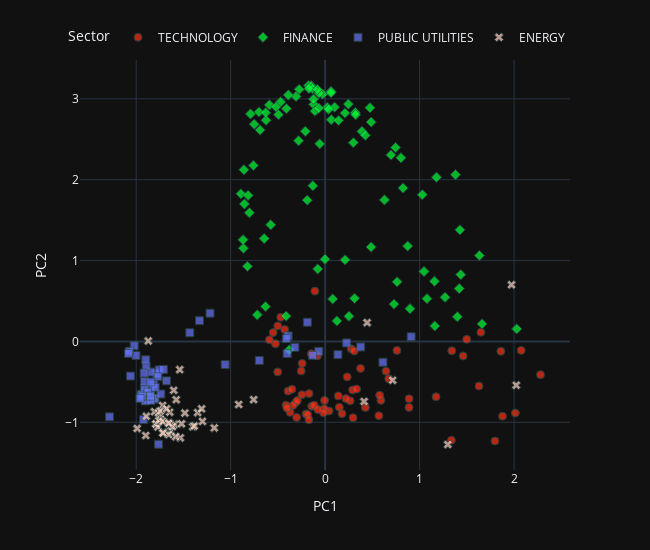

The notebook cell saved with this chart:
### Markdown cell above
### Evaluation

### Code cell
from utils.visualisation_functions import pca_plot_from_embeddings

pca_plot_from_embeddings(
    embedding_matrix=model.embeddings.weight.detach().numpy(),
    sectors=data.sectors,
    tickers=data.tickers,
    industries=data.industries,
    names=data.names,
    dimensions=2,
    reduced=True,
    method="PCA",
    return_df=False,
    rand_state=None,
)

### Figure 1 — Plotly figure (JSON) as saved in the notebook; plotly's stock layout.template omitted (floating-point values rounded to 4 significant figures; data arrays with more than 128 entries replaced by an {"elided": "..."} marker saying what was removed)
{"data": [{"customdata": {"elided": "67x3 str values"}, "hovertemplate": "<b>%{hovertext}</b><br><br>Sector=%{customdata[1]}<br>PC1=%{x}<br>PC2=%{y}<br>ticker=%{customdata[0]}<br>industry=%{customdata[2]}<extra></extra>", "hovertext": ["COMPUTER MANUFACTURING", "EDP SERVICES", "COMPUTER SOFTWARE: PREPACKAGED SOFTWARE", "SEMICONDUCTORS", "EDP SERVICES", "COMPUTER SOFTWARE: PREPACKAGED SOFTWARE", "EDP SERVICES", "SEMICONDUCTORS", "COMPUTER SOFTWARE: PREPACKAGED SOFTWARE", "ELECTRICAL PRODUCTS", "COMPUTER SOFTWARE: PREPACKAGED SOFTWARE", "EDP SERVICES", "COMPUTER SOFTWARE: PREPACKAGED SOFTWARE", "EDP SERVICES", "EDP SERVICES", "RADIO AND TELEVISION BROADCASTING AND COMMUNICATIONS EQUIPMENT", "SEMICONDUCTORS", "COMPUTER COMMUNICATIONS EQUIPMENT", "ELECTRICAL PRODUCTS", "INDUSTRIAL MACHINERY/COMPONENTS", "SEMICONDUCTORS", "COMPUTER COMMUNICATIONS EQUIPMENT", "SEMICONDUCTORS", "INDUSTRIAL MACHINERY/COMPONENTS", "COMPUTER SOFTWARE: PREPACKAGED SOFTWARE", "RADIO AND TELEVISION BROADCASTING AND COMMUNICATIONS EQUIPMENT", "INDUSTRIAL MACHINERY/COMPONENTS", "EDP SERVICES", "COMPUTER MANUFACTURING", "COMPUTER MANUFACTURING", "SEMICONDUCTORS", "SEMICONDUCTORS", "ADVERTISING", "INDUSTRIAL MACHINERY/COMPONENTS", "EDP SERVICES", "PROFESSIONAL SERVICES", "SEMICONDUCTORS", "INDUSTRIAL MACHINERY/COMPONENTS", "SEMICONDUCTORS", "PROFESSIONAL SERVICES", "COMPUTER SOFTWARE: PREPACKAGED SOFTWARE", "RADIO AND TELEVISION BROADCASTING AND COMMUNICATIONS EQUIPMENT", "SEMICONDUCTORS", "SEMICONDUCTORS", "ADVERTISING", "COMPUTER SOFTWARE: PREPACKAGED SOFTWARE", "ELECTRICAL PRODUCTS", "SEMICONDUCTORS", "ELECTRICAL PRODUCTS", "INDUSTRIAL MACHINERY/COMPONENTS", "COMPUTER SOFTWARE: PREPACKAGED SOFTWARE", "EDP SERVICES", "SEMICONDUCTORS", "SEMICONDUCTORS", "INDUSTRIAL MACHINERY/COMPONENTS", "SEMICONDUCTORS", "INDUSTRIAL MACHINERY/COMPONENTS", "COMPUTER SOFTWARE: PREPACKAGED SOFTWARE", "RETAIL: COMPUTER SOFTWARE & PERIPHERAL EQUIPMENT", "SEMICONDUCTORS", "COMPUTER SOFTWARE: PREPACKAGED SOFTWARE", "EDP SERVICES", "ELECTRONIC COMPONENTS", "ADVERTISING", "SEMICONDUCTORS", "COMPUTER PERIPHERAL EQUIPMENT", "EDP SERVICES"], "legendgroup": "TECHNOLOGY", "marker": {"color": "#FD3216", "line": {"color": "DarkSlateGrey", "width": 1}, "opacity": 0.7, "size": 8, "symbol": "circle"}, "mode": "markers", "name": "TECHNOLOGY", "orientation": "v", "showlegend": true, "type": "scatter", "x": [0.1501, -0.0817, 0.4269, 0.04165, 1.499, 0.2958, -0.5256, -0.142, -0.4696, -0.1154, 1.629, 0.2759, 0.5912, 0.3748, -0.1083, -0.2536, -0.3111, 0.8881, -0.502, 0.309, -0.2022, -0.55, -0.1845, 1.878, 0.2902, 0.1389, 2.014, 1.861, 0.3336, 1.649, -0.3389, 0.2652, 0.76, 2.28, 1.341, -0.4285, -0.4139, -0.3714, -0.2936, 1.174, 1.461, 0.5779, -0.17, -0.01135, 2.075, 0.8886, -0.5895, -0.3928, -0.1719, 1.798, -0.01775, -0.2433, -0.2457, -0.3014, 1.336, -0.4038, -0.5016, 0.22, 0.5687, 0.1785, -0.147, 0.2336, -0.006054, 0.6448, -0.07758, 0.6735, -0.351], "xaxis": "x", "y": [-0.8142, -0.1787, -0.8163, -0.8596, 0.026, -0.9437, -0.02901, -0.8014, 0.2981, -0.7892, -0.5518, -0.09063, -0.7288, -0.3338, 0.6221, -0.3655, -0.7556, -0.8156, -0.3767, -0.1185, -0.8963, 0.1105, -0.906, -0.9248, -0.5993, -0.6742, -0.8853, -0.1217, -0.588, 0.1135, -0.7918, -0.7346, -0.1112, -0.4112, -0.1156, 0.1475, -0.788, -0.8767, -0.7303, -0.6848, -0.1807, -0.6652, -0.6454, -0.8332, -0.1106, -0.7083, 0.02097, -0.6145, -0.968, -1.231, -0.8824, -0.2721, -0.6585, -0.9394, -1.222, -0.8238, 0.1921, -0.7072, -0.9184, -0.8931, -0.1516, -0.4385, -0.729, -0.3677, -0.8411, -0.4612, -0.5914], "yaxis": "y"}, {"customdata": {"elided": "93x3 str values"}, "hovertemplate": "<b>%{hovertext}</b><br><br>Sector=%{customdata[1]}<br>PC1=%{x}<br>PC2=%{y}<br>ticker=%{customdata[0]}<br>industry=%{customdata[2]}<extra></extra>", "hovertext": ["INVESTMENT MANAGERS", "DIVERSIFIED COMMERCIAL SERVICES", "LIFE INSURANCE", "PROPERTY-CASUALTY INSURERS", "ACCIDENT &HEALTH INSURANCE", "PROPERTY-CASUALTY INSURERS", "SPECIALTY INSURERS", "SPECIALTY INSURERS", "MAJOR BANKS", "FINANCE: CONSUMER SERVICES", "MAJOR BANKS", "MAJOR BANKS", "COMMERCIAL BANKS", "COMMERCIAL BANKS", "INVESTMENT MANAGERS", "MAJOR BANKS", "MAJOR BANKS", "MAJOR BANKS", "SPECIALTY INSURERS", "MAJOR BANKS", "MAJOR BANKS", "PROPERTY-CASUALTY INSURERS", "MAJOR BANKS", "MAJOR BANKS", "LIFE INSURANCE", "PROPERTY-CASUALTY INSURERS", "MAJOR BANKS", "PROPERTY-CASUALTY INSURERS", "MAJOR BANKS", "FINANCE: CONSUMER SERVICES", "FINANCE: CONSUMER SERVICES", "INVESTMENT MANAGERS", "MAJOR BANKS", "MAJOR BANKS", "MAJOR BANKS", "MAJOR BANKS", "MAJOR BANKS", "MAJOR BANKS", "MAJOR BANKS", "MAJOR BANKS", "MAJOR BANKS", "MAJOR BANKS", "MAJOR BANKS", "PROPERTY-CASUALTY INSURERS", "PROPERTY-CASUALTY INSURERS", "INVESTMENT MANAGERS", "LIFE INSURANCE", "PROPERTY-CASUALTY INSURERS", "PROPERTY-CASUALTY INSURERS", "PROPERTY-CASUALTY INSURERS", "SPECIALTY INSURERS", "MAJOR BANKS", "MAJOR BANKS", "MAJOR BANKS", "MAJOR BANKS", "PROPERTY-CASUALTY INSURERS", "SAVINGS INSTITUTIONS", "PROPERTY-CASUALTY INSURERS", "MAJOR BANKS", "MAJOR BANKS", "INVESTMENT BANKERS/BROKERS/SERVICE", "PROPERTY-CASUALTY INSURERS", "DIVERSIFIED COMMERCIAL SERVICES", "INVESTMENT BANKERS/BROKERS/SERVICE", "INVESTMENT BANKERS/BROKERS/SERVICE", "FINANCE/INVESTORS SERVICES", "PROPERTY-CASUALTY INSURERS", "MAJOR BANKS", "FINANCE: CONSUMER SERVICES", "MAJOR BANKS", "FINANCE: CONSUMER SERVICES", "MAJOR BANKS", "MAJOR BANKS", "MAJOR BANKS", "MAJOR BANKS", "LIFE INSURANCE", "MAJOR BANKS", "INVESTMENT BANKERS/BROKERS/SERVICE", "MAJOR BANKS", "PROPERTY-CASUALTY INSURERS", "MAJOR BANKS", "MAJOR BANKS", "ACCIDENT &HEALTH INSURANCE", "MAJOR BANKS", "MAJOR BANKS", "MAJOR BANKS", "MAJOR BANKS", "MAJOR BANKS", "MAJOR BANKS", "PROPERTY-CASUALTY INSURERS", "MAJOR BANKS", "MAJOR BANKS", "MAJOR BANKS"], "legendgroup": "FINANCE", "marker": {"color": "#00FE35", "line": {"color": "DarkSlateGrey", "width": 1}, "opacity": 0.7, "size": 8, "symbol": "diamond"}, "mode": "markers", "name": "FINANCE", "orientation": "v", "showlegend": true, "type": "scatter", "x": [0.211, -0.4126, 0.08011, 0.8738, 1.427, 0.7456, 0.8985, 1.4, -0.1217, 1.38, 0.06283, 0.02412, 0.2521, -0.07796, 1.633, 0.4747, -0.1075, -0.4716, 1.27, -0.7, 0.1003, 1.078, -0.2092, -0.0668, -0.7182, 0.6283, -0.0258, 0.697, -0.7593, 1.161, 2.028, 1.029, -0.6451, -0.8913, -0.3079, -0.1765, -0.5897, -0.7505, -0.5205, -0.148, -0.8154, 0.3195, -0.06584, -0.05707, 0.7617, 0.4868, 0.2101, -0.1302, -0.6311, 0.3114, 1.419, 0.03796, 0.4876, -0.5759, -0.7896, 0.8026, 0.06519, 1.047, 0.2461, -0.1232, 0.2986, -0.865, 0.1249, -0.001443, 1.436, -0.3802, -0.8223, -0.2809, -0.1891, -0.1346, 1.661, -0.8684, 0.06277, 0.39, -0.171, 0.8252, -0.6253, 1.179, -0.8541, 1.157, -0.6884, -0.6285, 0.4254, 0.3229, -0.4097, -0.4933, -0.3893, -0.2741, 0.1427, 0.7292, -0.8596, -0.8018, -0.08206], "xaxis": "x", "y": [1.009, 0.3134, 0.5255, 1.179, 1.38, 2.398, 0.4048, 0.3052, 2.932, 2.062, 3.092, 2.895, 0.3119, 0.8963, 1.062, 2.89, 2.848, 2.961, 0.5457, 2.838, 2.897, 0.529, 2.598, 2.884, 0.3286, 1.75, 3.058, 2.306, 2.176, 0.1914, 0.1548, 1.815, 1.272, 1.825, 3.03, 3.165, 2.925, 2.686, 2.901, 3.161, 1.806, 2.83, 3.07, 2.444, 0.7366, 1.167, 2.824, 1.925, 0.4315, 0.533, 0.6537, 2.871, 2.713, 1.442, 2.813, 2.271, 2.742, 0.8649, 2.935, 2.996, 2.458, 1.153, 0.2533, 1.017, 0.8261, -0.1039, 0.9287, 2.481, 1.747, 3.126, 0.2168, 1.257, 3.077, 2.597, 3.127, 1.897, 2.736, 2.03, 1.7, 0.7435, 2.615, 2.829, 2.549, 2.804, 2.879, 2.804, 3.048, 3.117, 2.734, 0.4614, 2.123, 1.591, 3.116], "yaxis": "y"}, {"customdata": {"elided": "57x3 str values"}, "hovertemplate": "<b>%{hovertext}</b><br><br>Sector=%{customdata[1]}<br>PC1=%{x}<br>PC2=%{y}<br>ticker=%{customdata[0]}<br>industry=%{customdata[2]}<extra></extra>", "hovertext": ["ELECTRIC UTILITIES: CENTRAL", "POWER GENERATION", "OIL/GAS TRANSMISSION", "POWER GENERATION", "WATER SUPPLY", "TELECOMMUNICATIONS EQUIPMENT", "ELECTRIC UTILITIES: CENTRAL", "TELECOMMUNICATIONS EQUIPMENT", "TELECOMMUNICATIONS EQUIPMENT", "POWER GENERATION", "ELECTRIC UTILITIES: CENTRAL", "TELECOMMUNICATIONS EQUIPMENT", "WATER SUPPLY", "ELECTRIC UTILITIES: CENTRAL", "ELECTRIC UTILITIES: CENTRAL", "POWER GENERATION", "POWER GENERATION", "ELECTRIC UTILITIES: CENTRAL", "ELECTRIC UTILITIES: CENTRAL", "ELECTRIC UTILITIES: CENTRAL", "POWER GENERATION", "TELECOMMUNICATIONS EQUIPMENT", "ELECTRIC UTILITIES: CENTRAL", "ELECTRIC UTILITIES: CENTRAL", "POWER GENERATION", "ELECTRIC UTILITIES: CENTRAL", "OIL/GAS TRANSMISSION", "POWER GENERATION", "OIL/GAS TRANSMISSION", "OIL/GAS TRANSMISSION", "ELECTRIC UTILITIES: CENTRAL", "OIL & GAS PRODUCTION", "ELECTRIC UTILITIES: CENTRAL", "POWER GENERATION", "POWER GENERATION", "TELECOMMUNICATIONS EQUIPMENT", "ELECTRIC UTILITIES: CENTRAL", "ELECTRIC UTILITIES: CENTRAL", "ELECTRIC UTILITIES: CENTRAL", "TELECOMMUNICATIONS EQUIPMENT", "POWER GENERATION", "OIL/GAS TRANSMISSION", "ELECTRIC UTILITIES: CENTRAL", "OIL/GAS TRANSMISSION", "OIL & GAS PRODUCTION", "TELECOMMUNICATIONS EQUIPMENT", "TELECOMMUNICATIONS EQUIPMENT", "NATURAL GAS DISTRIBUTION", "NATURAL GAS DISTRIBUTION", "TELECOMMUNICATIONS EQUIPMENT", "TELECOMMUNICATIONS EQUIPMENT", "NATURAL GAS DISTRIBUTION", "TELECOMMUNICATIONS EQUIPMENT", "POWER GENERATION", "ENVIRONMENTAL SERVICES", "NATURAL GAS DISTRIBUTION", "WATER SUPPLY"], "legendgroup": "PUBLIC UTILITIES", "marker": {"color": "#6A76FC", "line": {"color": "DarkSlateGrey", "width": 1}, "opacity": 0.7, "size": 8, "symbol": "square"}, "mode": "markers", "name": "PUBLIC UTILITIES", "orientation": "v", "showlegend": true, "type": "scatter", "x": [-1.807, -2.06, -1.781, -1.679, -1.218, -0.06742, -1.844, -0.4019, -0.3917, -1.857, -1.843, 0.9104, -1.329, -1.801, -1.855, -1.821, -1.896, -1.904, -1.934, -1.904, -1.95, -0.411, -1.895, -1.756, -1.913, -1.949, -2.282, -1.816, -2.021, -2.002, -1.914, -1.922, -1.432, -1.877, -1.939, -0.6975, -1.712, -1.739, -1.959, -0.1883, -1.798, -2.07, -1.846, -2.083, -1.899, 0.1355, 0.3766, -1.058, -1.77, -0.3201, -0.1319, -1.916, 0.2278, -1.846, 0.6119, -1.763, -1.845], "xaxis": "x", "y": [-0.7133, -0.4282, -0.3985, -0.4875, 0.3493, -0.1223, -0.3786, -0.15, 0.06762, -0.6018, -0.5811, 0.05747, 0.2568, -0.7034, -0.6628, -0.7038, -0.724, -0.6231, -0.6516, -0.7357, -0.6863, 0.03533, -0.3053, -0.3523, -0.5843, -0.6606, -0.9325, -0.532, -0.05334, -0.1728, -0.4961, -0.9654, 0.1079, -0.6282, -0.6763, -0.2351, -0.3464, -0.6502, -0.7055, 0.2376, -0.5664, -0.1215, -0.7307, -0.1493, -0.2275, -0.1632, -0.06867, -0.287, -0.436, -0.07267, -0.1723, -0.3917, -0.01862, -0.6761, -0.2575, -1.271, -0.501], "yaxis": "y"}, {"customdata": {"elided": "46x3 str values"}, "hovertemplate": "<b>%{hovertext}</b><br><br>Sector=%{customdata[1]}<br>PC1=%{x}<br>PC2=%{y}<br>ticker=%{customdata[0]}<br>industry=%{customdata[2]}<extra></extra>", "hovertext": ["INTEGRATED OIL COMPANIES", "OIL & GAS PRODUCTION", "OIL & GAS PRODUCTION", "INDUSTRIAL MACHINERY/COMPONENTS", "INDUSTRIAL MACHINERY/COMPONENTS", "METAL FABRICATIONS", "INTEGRATED OIL COMPANIES", "NATURAL GAS DISTRIBUTION", "INTEGRATED OIL COMPANIES", "INDUSTRIAL MACHINERY/COMPONENTS", "OIL & GAS PRODUCTION", "INTEGRATED OIL COMPANIES", "OIL & GAS PRODUCTION", "INTEGRATED OIL COMPANIES", "OIL & GAS PRODUCTION", "OIL & GAS PRODUCTION", "CONSUMER ELECTRONICS/APPLIANCES", "OIL & GAS PRODUCTION", "OIL & GAS PRODUCTION", "OIL & GAS PRODUCTION", "CONSUMER ELECTRONICS/APPLIANCES", "OILFIELD SERVICES/EQUIPMENT", "INTEGRATED OIL COMPANIES", "OIL & GAS PRODUCTION", "OIL REFINING/MARKETING", "ELECTRIC UTILITIES: CENTRAL", "OIL & GAS PRODUCTION", "OIL & GAS PRODUCTION", "OIL & GAS PRODUCTION", "OIL & GAS PRODUCTION", "OIL & GAS PRODUCTION", "OILFIELD SERVICES/EQUIPMENT", "OIL & GAS PRODUCTION", "CONSUMER ELECTRONICS/APPLIANCES", "OIL & GAS PRODUCTION", "OIL & GAS PRODUCTION", "OIL & GAS PRODUCTION", "OIL & GAS PRODUCTION", "OILFIELD SERVICES/EQUIPMENT", "OIL & GAS PRODUCTION", "OIL & GAS PRODUCTION", "OIL & GAS PRODUCTION", "OIL & GAS PRODUCTION", "INTEGRATED OIL COMPANIES", "METAL FABRICATIONS", "INTEGRATED OIL COMPANIES"], "legendgroup": "ENERGY", "marker": {"color": "#FED4C4", "line": {"color": "DarkSlateGrey", "width": 1}, "opacity": 0.7, "size": 8, "symbol": "x"}, "mode": "markers", "name": "ENERGY", "orientation": "v", "showlegend": true, "type": "scatter", "x": [-1.349, -1.806, -1.785, 0.4446, 0.7147, -1.737, -1.173, -1.539, -1.893, 1.299, -1.652, -1.533, -1.485, -1.401, -1.794, -1.899, 2.023, -1.747, -1.99, -1.603, 1.973, -1.771, -1.633, -1.761, -0.9147, -1.872, -1.711, -1.656, -1.716, -1.645, -1.72, -1.595, -1.583, 0.4125, -1.307, -1.764, -1.576, -1.743, -1.718, -1.384, -1.615, -1.298, -1.657, -1.52, -1.678, -0.7564], "xaxis": "x", "y": [-0.8803, -0.8695, -1.022, 0.2324, -0.4801, -0.9695, -1.069, -0.3487, -0.9251, -1.275, -1.007, -1.192, -0.886, -1.054, -1.02, -1.163, -0.5413, -0.9599, -1.076, -0.6044, 0.7008, -1.058, -1.108, -0.9784, -0.7792, 0.006252, -1.126, -1.152, -0.9909, -0.8749, -0.7913, -1.025, -1.177, -0.7424, -0.8335, -0.8835, -0.7201, -0.8601, -1.133, -1.045, -1.053, -0.9886, -1.011, -1.019, -0.8329, -0.7199], "yaxis": "y"}], "layout": {"height": 550, "legend": {"orientation": "h", "title": {"text": "Sector"}, "tracegroupgap": 0, "x": 1, "xanchor": "right", "y": 1.02, "yanchor": "bottom"}, "margin": {"t": 60}, "width": 650, "xaxis": {"anchor": "y", "domain": [0, 1], "title": {"text": "PC1"}}, "yaxis": {"anchor": "x", "domain": [0, 1], "title": {"text": "PC2"}}}}
